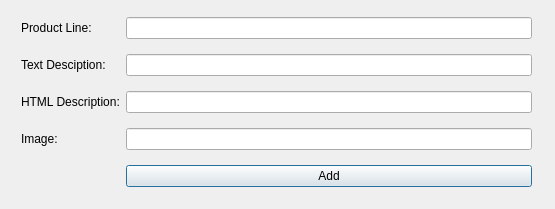
<?xml version="1.0" encoding="UTF-8"?>
<ui version="4.0">
 <class>Form_ProductLines</class>
 <widget class="QDialog" name="Form_ProductLines">
  <property name="geometry">
   <rect>
    <x>0</x>
    <y>0</y>
    <width>555</width>
    <height>209</height>
   </rect>
  </property>
  <property name="windowTitle">
   <string>Dialog</string>
  </property>
  <widget class="QWidget" name="layoutWidget">
   <property name="geometry">
    <rect>
     <x>21</x>
     <y>8</y>
     <width>511</width>
     <height>191</height>
    </rect>
   </property>
   <layout class="QGridLayout" name="gridLayout">
    <item row="0" column="0">
     <widget class="QLabel" name="label">
      <property name="text">
       <string>Product Line:</string>
      </property>
     </widget>
    </item>
    <item row="0" column="1">
     <widget class="QLineEdit" name="lineEdit"/>
    </item>
    <item row="1" column="0">
     <widget class="QLabel" name="label_2">
      <property name="text">
       <string>Text Desciption:</string>
      </property>
     </widget>
    </item>
    <item row="1" column="1">
     <widget class="QLineEdit" name="lineEdit_2"/>
    </item>
    <item row="2" column="0">
     <widget class="QLabel" name="label_3">
      <property name="text">
       <string>HTML Description:</string>
      </property>
     </widget>
    </item>
    <item row="2" column="1">
     <widget class="QLineEdit" name="lineEdit_3"/>
    </item>
    <item row="3" column="0">
     <widget class="QLabel" name="label_4">
      <property name="text">
       <string>Image:</string>
      </property>
     </widget>
    </item>
    <item row="3" column="1">
     <widget class="QLineEdit" name="lineEdit_4"/>
    </item>
    <item row="4" column="1">
     <widget class="QPushButton" name="process_product_line_record">
      <property name="text">
       <string>Add</string>
      </property>
     </widget>
    </item>
   </layout>
  </widget>
 </widget>
 <resources/>
 <connections/>
</ui>
